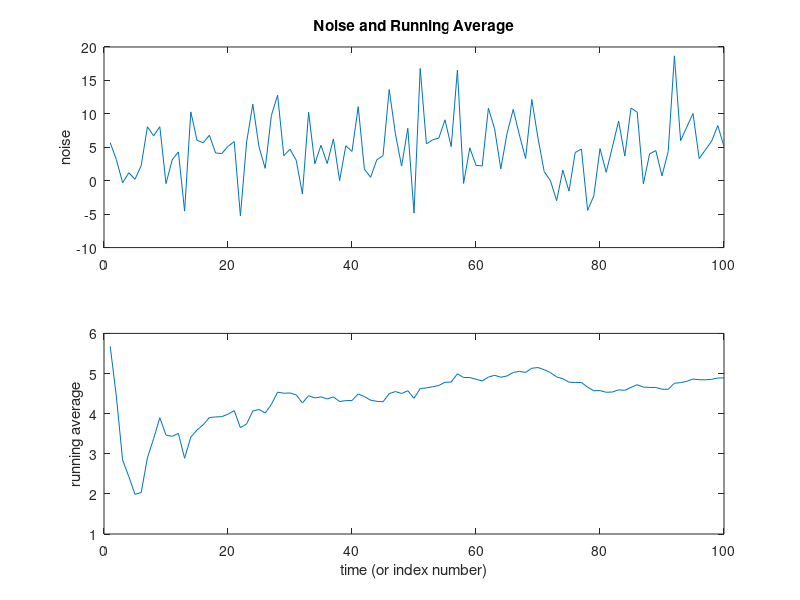

The MATLAB script that drew this image:
% script play.m
% this script just does some
% of the intorductory exercises
%

% Gauss busywork problem
x=1:100;
y=x';
z=reshape(y,50,2);
z(:,2)=flipud(z(:,2));
s=sum(z')';
sprintf('Gauss busywork problem')
B=[z s]

pause

% inner/outer product problem
v=[1 2 3]'
v=v/norm(v)
v'*v

pause

v1=[1 0 1 0 1 0]'
v2=[0 1 0 1 0 1]'
v1'*v2

pause

v=[1 2 3]'
cm=v*v'
v3=[9 8 7]'
v4=cm*v3
[v/norm(v) v4/norm(v4)]

pause

% sine-cosine dot product 
th=linspace(0,8*pi,100);
s1=sin(th);
c1=cos(th);
clf
plot(th,s1,th,c1)
axis([0 25 -1.1 1.1])
xlabel('theta')
ylabel('sine or cosine')
title('Four Cycles of a Sine and Cosine')
s1*c1'

pause

% exponentially decaying sine
s2=sin(2*th);
e2=exp(-th/10);
es2=s2.*e2;
n2=randn(1,100)*0.1;
nes2=es2+n2;
clf
subplot(411)
plot(th,s2)
axis([0 25 -1.1 1.1])
ylabel('sine')
title('Decaying Sine with Noise')
subplot(412)
plot(th,e2)
axis([0 25 0 1.1])
ylabel('decay')
subplot(413)
plot(th,es2)
axis([0 25 -1.1 1.1])
ylabel('sine decay')
subplot(414)
plot(th,nes2)
axis([0 25 -1.1 1.1])
ylabel('plus noise')
xlabel('radians (or "time")')

pause
 
% probability problem
n4=rand(10);
prob=0.5;
d4=n4>prob;
clf
subplot(211)
mesh(n4)
xlabel('column')
ylabel('row')
zlabel('value')
subplot(212)
spy(d4)
xlabel('column')
ylabel('row') 

pause

% running average
m3=5;
v3=20;
sd3=sqrt(v3);
its=100;
n3=randn(1,its)*sd3+m3;
mean(n3)
ct=1;
ra=zeros(1,its);
ra(1)=n3(1);
for i=2:its;
    ra(i)=ra(i-1) + (n3(i)-ra(i-1))/(ct+1);
    ct=ct+1;
end
ra(100)
clf
subplot(211)
plot(1:its,n3)
ylabel('noise')
title('Noise and Running Average')
subplot(212)
plot(1:its,ra)
ylabel('running average')
xlabel('time (or index number)')






